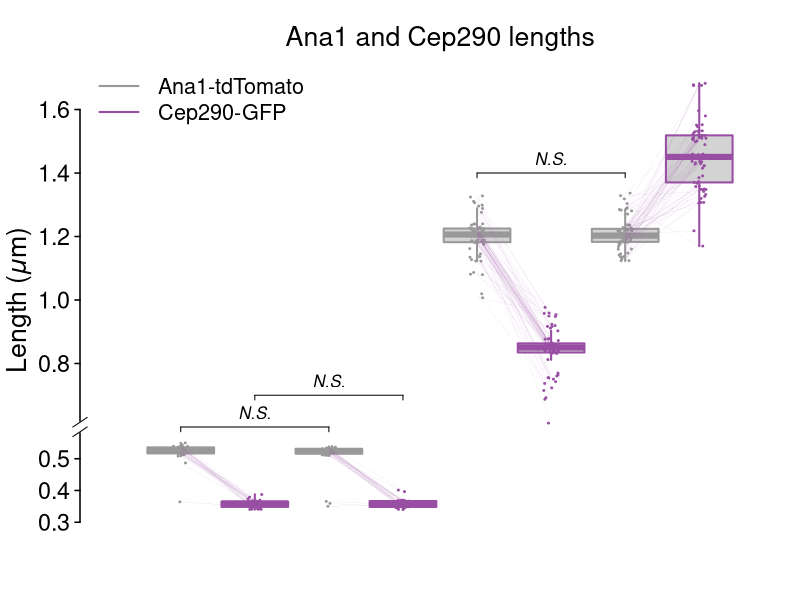

Here is the R script that generated this plot:
png(filename="fig1.png", width=7, height=4,units="in", res=600)

library(RColorBrewer)
library(plotrix)

addNoise <- function(mtx) {
    if (!is.matrix(mtx)) {
        mtx <- matrix(mtx, byrow=TRUE, nrow=1)
    }
    random.stuff <- matrix(runif(prod(dim(mtx)), min=-0.0001, max=0.03), 
                           nrow=dim(mtx)[1])
    return(random.stuff + mtx)
}

df <- read.csv('fig1quantification.csv', header=TRUE)
df <- cbind(df[,2], df[,1], df[,4], df[,3], df[,6], df[,5], df[,8], df[,7])

df <- addNoise(df)

cols <- brewer.pal(9,"Set1")[c(9,4)]

par(bty="n",
    fig = c(0,1,0,1),
    mar=c(3, 4, 3, 0),  # plot margins b-l-t-r
    las=1,              # horizontal labels
    tcl=-.25,           # tick length
    font.main=1,        # plain font
    mgp=c(2.5, 0.5, 0),  # axis spacings
    cex.lab=1.6,
    cex.axis=1.4,
    ps=12
)

xat <- c(0.5, 1, 1.5, 2, 2.5, 3, 3.5, 4)

b <- boxplot(df,
             xaxt="n",       # no x-axis
             yaxt="n",
             boxwex=0.45,    # boxwidth
             lty=1,          # line type, 1 = solid
             staplewex=0,    # no staples
             ylim=c(0.3, 1.7),
             at=xat,
             border=cols,
             lwd=2,
             outline=FALSE)

stripchart(apply(df, 2, as.list),
           vertical=TRUE,
           method="jitter",
           add=TRUE,
           pch=20,
           cex=0.4,
           col=cols,
           at=xat,
           jitter=0.05)

title("Ana1 and Cep290 lengths", font.main=1, cex.main=1.6, line=0.7)
title(ylab=expression(paste("Length (",italic("μ"), "m)", sep="")), line=2.2)

tlab=c(1.6, 3.7)+0.2

axis(2, at=c(0.3, 0.4, 0.5, 0.8, 1, 1.2, 1.4, 1.6),
     labels=TRUE, col.ticks=1, lwd=1.5, lwd.ticks=1.5)

temp.labels = c("Ana1-tdTomato", "Cep290-GFP")
legend("topleft", cex=1.3, col=cols, lty=1, lwd=2, temp.labels, bty="n")

offset <- 0.015

segments(xat[1], df[,1], xat[2], df[,2], lwd=0.05, col=cols[2])
segments(xat[3], df[,3], xat[4], df[,4], lwd=0.05, col=cols[2])
segments(xat[5], df[,5], xat[6], df[,6], lwd=0.05, col=cols[2])
segments(xat[7], df[,7], xat[8], df[,8], lwd=0.05, col=cols[2])

axis.break(axis=2, breakpos=0.6)

yat <- 0.6
lines(c(xat[1], xat[3]), c(yat, yat))
lines(c(xat[1], xat[1]), c(yat-offset, yat))
lines(c(xat[3], xat[3]), c(yat-offset, (yat)))
text((xat[1] + xat[3])/2, yat+3*offset, expression(italic('N.S.')), cex=1)

yat <- 0.7
lines(c(xat[2], xat[4]), c(yat, yat))
lines(c(xat[2], xat[2]), c(yat-offset, yat))
lines(c(xat[4], xat[4]), c(yat-offset, yat))
text((xat[2] + xat[4])/2, yat+3*offset, expression(italic('N.S.')), cex=1, xpd=NA)

yat <- 1.4
lines(c(xat[5], xat[7]), c(yat, yat))
lines(c(xat[5], xat[5]), c(yat-offset, yat))
lines(c(xat[7], xat[7]), c(yat-offset, (yat)))
text((xat[5] + xat[7])/2, yat+3*offset, expression(italic('N.S.')), cex=1)

dev.off()

